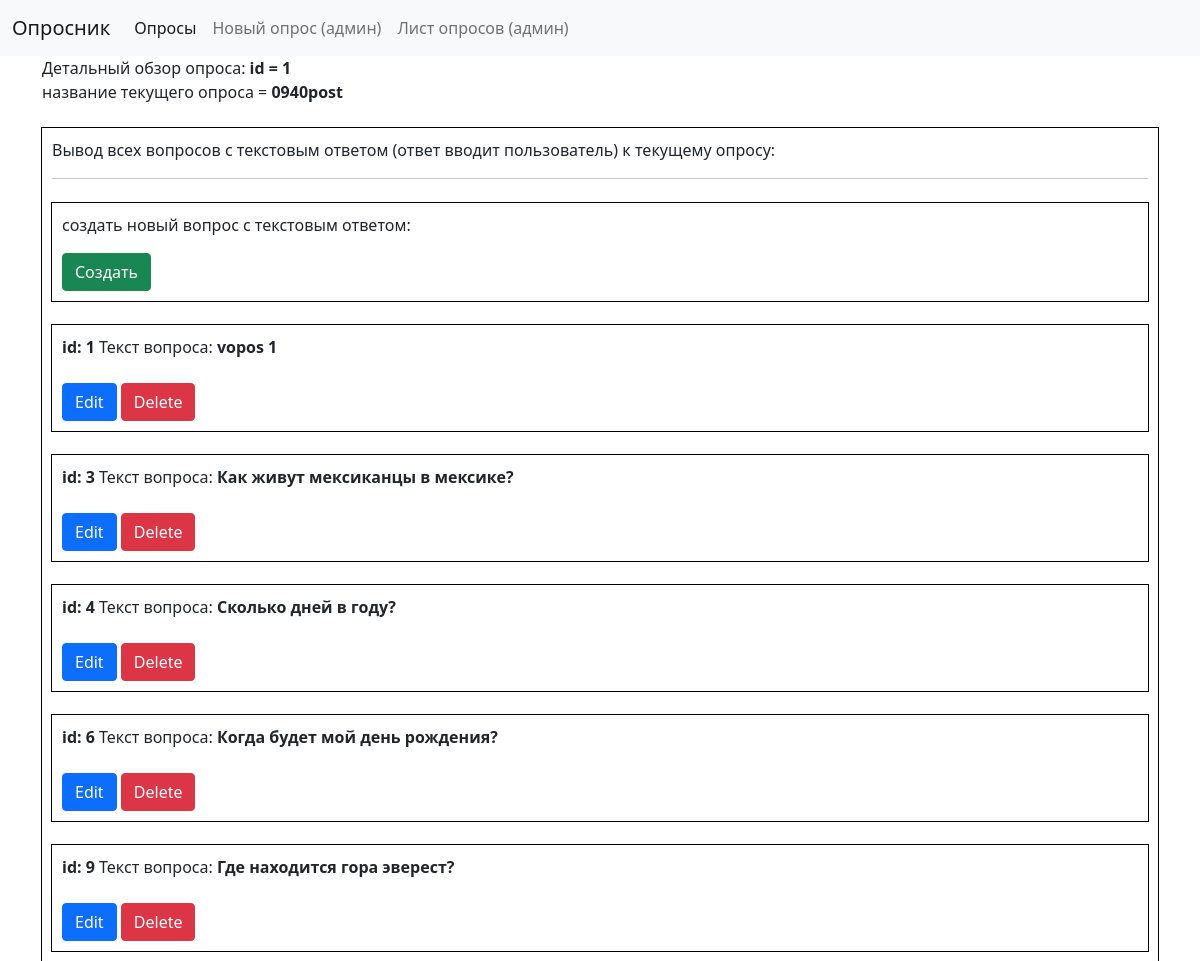
The app's page /opros_detailed/1, older data.
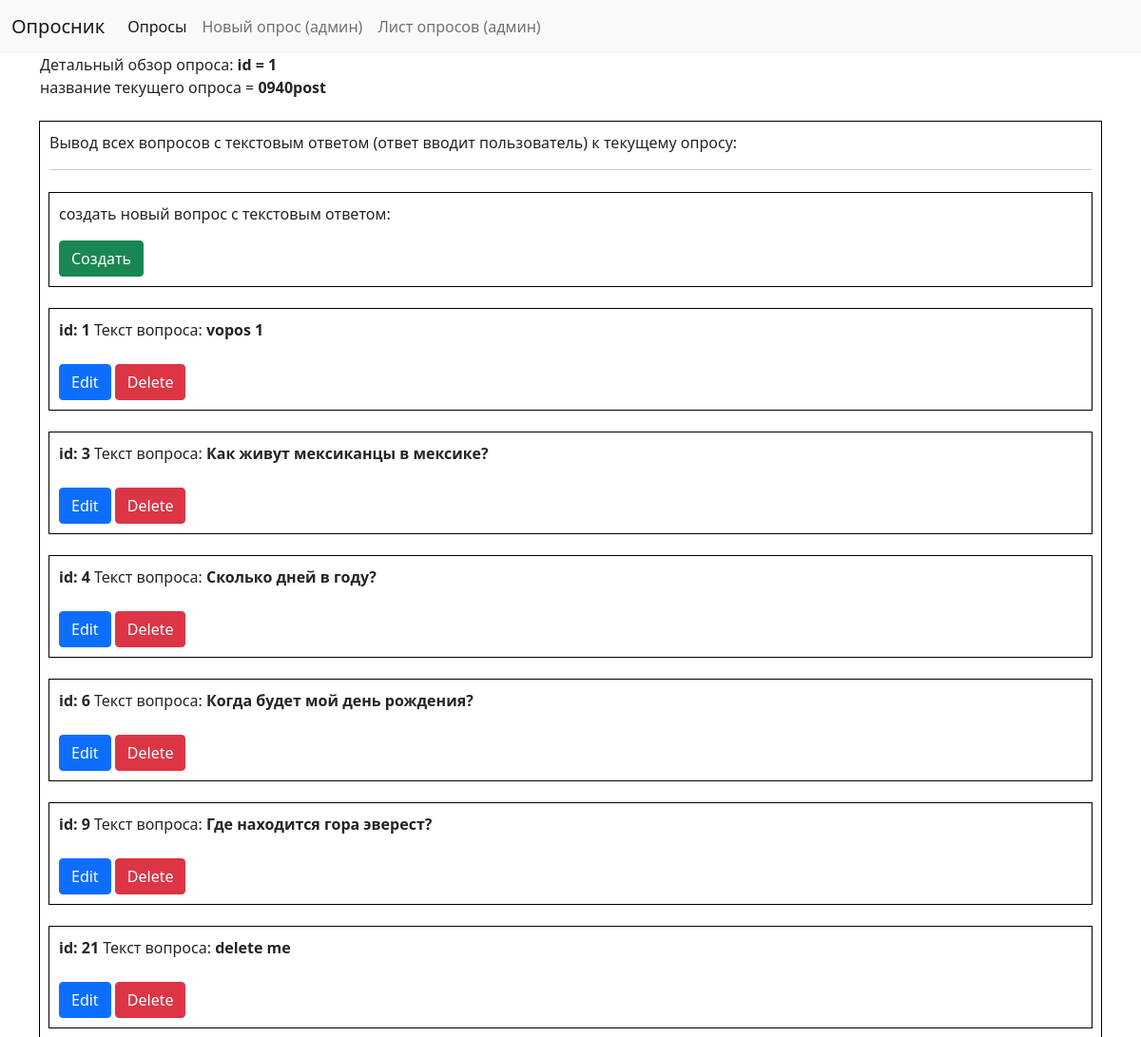
The same page, newer data.
### app/models.py (models this page shows, shortened)
class Question_tekst(models.Model):
    opros_id = models.ForeignKey(Opros, on_delete=models.DO_NOTHING, related_name="question_for_opros")
    question_text = models.CharField(max_length=1000)
    question_answer = models.CharField(max_length=1000, blank=True, null=True) #здесь ошибка этого поля быть не должно, это ответ, в обьекте ответ

### app/views.py (the view)
# urls.py: path("opros_detailed/<int:opros_id>", views.opros_detailed, name="opros_detailed"),
def opros_detailed(request, opros_id):
    current_opros = Opros.objects.get(pk=opros_id)
    questions_tekst = current_opros.question_for_opros.all()
    return render(request, "app/opros_detailed.html",{
        "current_opros": current_opros,
        "questions_tekst": questions_tekst,
    })

### app/templates/app/opros_detailed.html (shortened to what this page needs)
{% extends "app/layout.html" %}
{% block body %}
    Детальный обзор опроса:
    <b>id = {{current_opros.id}}</b><br>
    название текущего опроса = <b>{{current_opros.title}}<br><br> </b>
    <div class="questions_tekst">
        <p>Вывод всех вопросов с текстовым ответом (ответ вводит пользователь) к текущему опросу:</p>
        <hr>
        {% if current_opros.date_of_start == None %}
            <div class="questions_tekst mt-4">
                <p>создать новый вопрос с текстовым ответом:</p>
                <a href="{% url 'new_vopros_text' current_opros.id %}" class="btn btn-success">Создать</a>
            </div>
        {% else %}
            <p class="mt-4">Здесь нельзя создать вопрос </p>
        {% endif %}
        {% for vopros in questions_tekst  %}
            <div class="questions_tekst mt-4">
                <b>id: {{vopros.id}}</b>
                Текст вопроса: <b>{{vopros.question_text}}</b>
                {% if current_opros.date_of_start == None %}
                    <div class="mt-4">
                        <a href="{% url 'edit_vopros_text' vopros.id %}" class="btn btn-primary">Edit</a>
                        <a href="{% url 'delete_vopros_text' vopros.id %}" class="btn btn-danger">Delete</a>
                    </div>
                {% else %}
                    <p class="mt-4">Нельзя изменить или удалить вопрос так как опрос имеет дату старта</p>
                {% endif %}
            </div>
        {% endfor %}
    </div>
{% endblock %}

Row changes from the older to the newer data that the page shows:
added Question_tekst: id "21", question_text "delete me"
